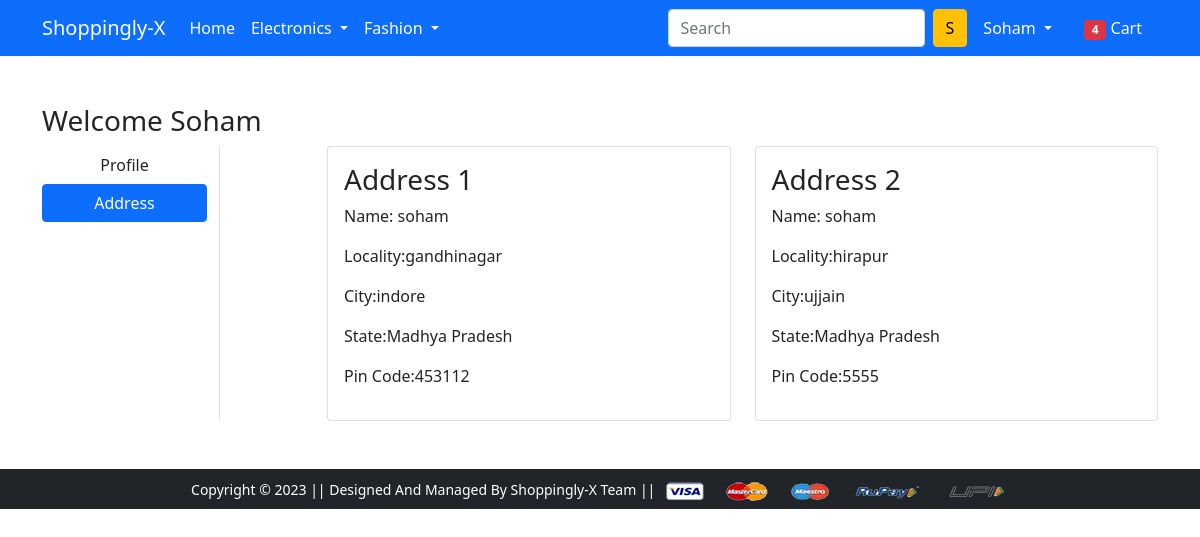
The app's page /address/ (signed in) with its own data.
### app/models.py (models this page shows, shortened)
class Customer(models.Model):
    user = models.ForeignKey(User,on_delete=models.CASCADE)
    name = models.CharField(max_length=200)
    locality = models.CharField(max_length=200)
    city =models.CharField(max_length=50)
    zipcode = models.IntegerField()
    state =models.CharField(choices=STATE_CHOICE,max_length=50)

### app/views.py (the view)
# urls.py: path('address/', views.address, name='address'),
@login_required
def address(request):
  add = Customer.objects.filter(user=request.user)
  return render(request, 'app/address.html',{'add':add,'active':'btn-primary'})

### app/templates/app/address.html (shortened to what this page needs)
{% extends 'app/base.html' %}
{% load static %}
{% block main-content %}
<div class="container my-5">
 <div class="row">
 <h3>Welcome <span class="text-capitalize">{{request.user}}</span></h3>
  <div class="col-sm-2 border-end">
   <ul class="list-unstyled">
    <li class="d-grid"><a href="{% url 'profile' %}" class="btn">Profile</a></li>
    <li class="d-grid "><a href="{% url 'address' %}" class="btn {{active}}">Address</a></li>
   </ul>
  </div>
  <div class="col-sm-9 offset-sm-1">
   <div class="row">
    {% for ad in add  %}
    <div class="col-sm-6">
     <div class="card">
      <div class="card-body">
       <h3>Address {{forloop.counter}}</h3>
       <p>Name: {{ad.name}}</p>
       <p>Locality:{{ad.locality}}</p>
       <p>City:{{ad.city}}</p>
       <p>State:{{ad.state}}</p>
       <p>Pin Code:{{ad.zipcode}}</p>
      </div>
     </div>
    </div>
    {% endfor %}
   </div>
  </div>
 </div>
</div>
{% endblock main-content %}

### app/templates/app/base.html (shortened to what this page needs)
<!doctype html>
{% load static %}
<html lang="en">
  <head>
    <link href="https://cdn.jsdelivr.net/npm/bootstrap@5.0.0-beta1/dist/css/bootstrap.min.css" rel="stylesheet">
    <link rel="stylesheet" href="{% static 'app/css/owl.carousel.min.css' %}">
    <link rel="stylesheet" href="{% static 'app/css/all.min.css' %}">
    <link rel="stylesheet" href="{% static 'app/css/style.css' %}">
  </head>
  <body>
    <nav class="navbar navbar-expand-lg navbar-dark bg-primary">
     <div class="container">
       <a class="navbar-brand" href="/">Shoppingly-X</a>
       <div class="collapse navbar-collapse" id="navbarSupportedContent">
         <ul class="navbar-nav me-auto mb-2 mb-lg-0">
           <li class="nav-item">
             <a class="nav-link active" aria-current="page" href="/">Home</a>
           </li>
           <li class="nav-item dropdown">
             <a class="nav-link dropdown-toggle text-white" href="#" id="electronicsDropdown" role="button" data-bs-toggle="dropdown" aria-expanded="false">
               Electronics
             </a>
           </li>
           <li class="nav-item dropdown">
             <a class="nav-link dropdown-toggle text-white" href="#" id="fashionDropdown" role="button" data-bs-toggle="dropdown" aria-expanded="false">
               Fashion
             </a>
           </li>
         </ul>
         <form class="d-flex">
           <input class="form-control me-2" type="search" placeholder="Search" aria-label="Search">
           <button class="btn btn-warning" type="submit">S</button>
         </form>
         <div>
          <ul class="navbar-nav me-auto mb-2 mb-lg-0">
            {% if request.user.is_authenticated %}
           <li class="nav-item dropdown mx-2">
              <a class="nav-link dropdown-toggle text-white" href="#" id="profileDropdown" role="button" data-bs-toggle="dropdown" aria-expanded="false">
                {{request.user.username|capfirst}}
              </a>
            </li>
            <li class="nav-item mx-2">
             <a href="{% url 'showcart' %}" class="nav-link text-white"><span class="badge bg-danger">4</span> Cart </a>
            </li>
            {% endif %}
          </ul>
         </div>
       </div>
     </div>
    </nav>
    {% block main-content %} {% endblock main-content %}
    <footer class="container-fluid bg-dark text-center p-2 mt-5">
        <small class="text-white">Copyright &copy; 2023 || Designed And Managed By Shoppingly-X Team || </small>
        <img src="{% static 'app/images/payment.png' %}" alt="" srcset="" class="img-fluid" height="2px">
    </footer>
  </body>
</html>

### records on screen
Customer: name "soham", locality "gandhinagar", city "indore", state "Madhya Pradesh", zipcode "453112"
Customer: name "soham", locality "hirapur", city "ujjain", state "Madhya Pradesh", zipcode "5555"

### other values on screen
{{ request.user.username|capfirst }} "Soham"
{{ request.user }} "Soham"
